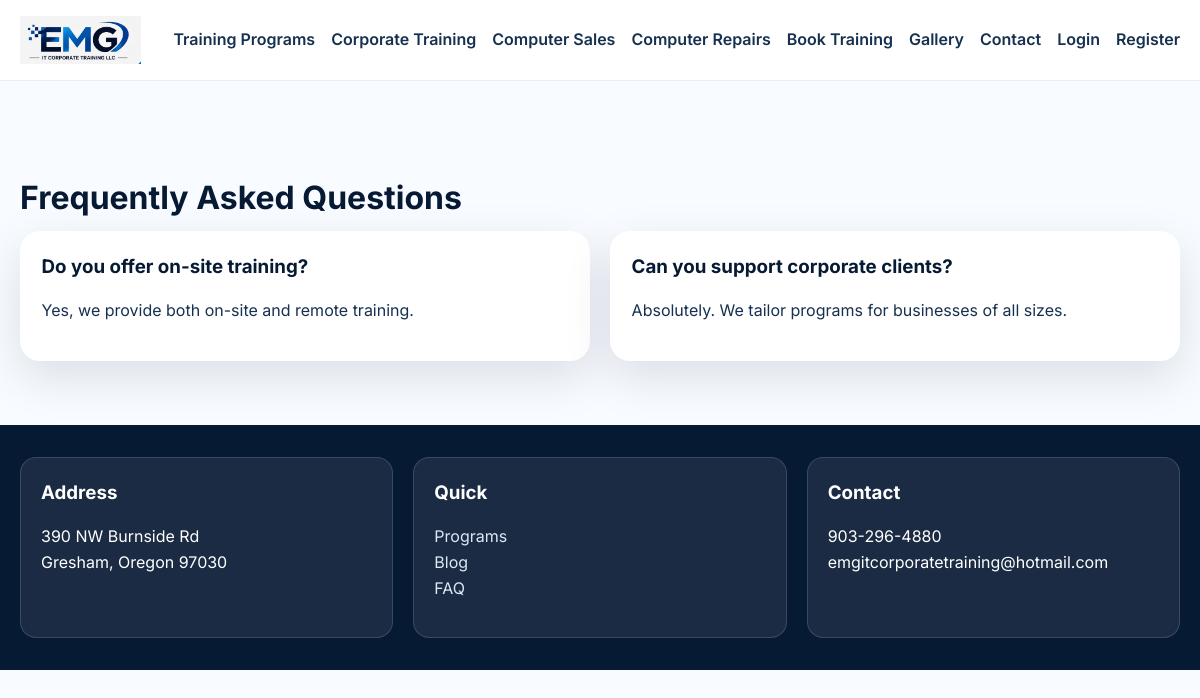
Page /faq on the committed database.
### models.py (models this page shows)
class FAQ(db.Model):
    id = db.Column(db.Integer, primary_key=True)
    question = db.Column(db.String(200), nullable=False)
    answer = db.Column(db.Text, nullable=False)
    published = db.Column(db.Boolean, default=True)

### app.py (the view)
@app.route('/faq')
def faq():
    items = FAQ.query.filter_by(published=True).all()
    return render_template('faq.html', items=items)

### templates/faq.html (shortened to what this page needs)
{% extends 'base.html' %}
{% block content %}
<section class="section">
  <div class="container">
    <h1 class="section-title">Frequently Asked Questions</h1>
    <div class="grid cards-2">
      {% for item in items %}
      <div class="card">
        <h3>{{ item.question }}</h3>
        <p>{{ item.answer }}</p>
      </div>
      {% endfor %}
    </div>
  </div>
</section>
{% endblock %}

### static/css/styles.css (style rules this page uses)
:root { --navy: #071a33; --blue: #1f5eff; --sky: #5bb8ff; --white: #f8fbff; --gray: #f2f6fb; --text: #16304f; --muted: #61748d; --shadow: 0 16px 48px rgba(7, 26, 51, 0.12); }
* { box-sizing: border-box; }
body { margin: 0; font-family: 'Inter', sans-serif; background: var(--white); color: var(--text); line-height: 1.6; }
.container { width: min(1160px, calc(100% - 2rem)); margin: 0 auto; }
.section { padding: 4rem 0; }
.section-title { font-size: 2rem; margin-bottom: .5rem; color: var(--navy); }
.grid { display: grid; gap: 1.25rem; }
.cards-2 { grid-template-columns: repeat(2, minmax(0,1fr)); }
.card { background: white; border-radius: 1.25rem; padding: 1.35rem; box-shadow: var(--shadow); }
.card h3 { margin-top: 0; margin-bottom: .5rem; color: var(--navy); }

### rows in the picture
FAQ: question "Do you offer on-site training?", answer "Yes, we provide both on-site and remote training."
FAQ: question "Can you support corporate clients?", answer "Absolutely. We tailor programs for businesses of all sizes."
